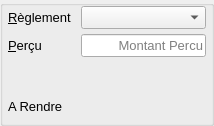
        <widget class="QGroupBox" name="gbox_amount_">
         <property name="sizePolicy">
          <sizepolicy hsizetype="Preferred" vsizetype="Preferred">
           <horstretch>0</horstretch>
           <verstretch>0</verstretch>
          </sizepolicy>
         </property>
         <property name="font">
          <font>
           <pointsize>10</pointsize>
          </font>
         </property>
         <property name="title">
          <string notr="true"/>
         </property>
         <property name="alignment">
          <set>Qt::AlignRight|Qt::AlignTrailing|Qt::AlignVCenter</set>
         </property>
         <property name="flat">
          <bool>false</bool>
         </property>
         <property name="checkable">
          <bool>false</bool>
         </property>
         <property name="checked">
          <bool>false</bool>
         </property>
         <layout class="QFormLayout" name="formLayout">
          <property name="labelAlignment">
           <set>Qt::AlignLeading|Qt::AlignLeft|Qt::AlignVCenter</set>
          </property>
          <property name="formAlignment">
           <set>Qt::AlignRight|Qt::AlignTop|Qt::AlignTrailing</set>
          </property>
          <property name="horizontalSpacing">
           <number>10</number>
          </property>
          <property name="verticalSpacing">
           <number>5</number>
          </property>
          <property name="leftMargin">
           <number>5</number>
          </property>
          <property name="topMargin">
           <number>0</number>
          </property>
          <property name="rightMargin">
           <number>5</number>
          </property>
          <property name="bottomMargin">
           <number>0</number>
          </property>
          <item row="0" column="0">
           <widget class="QLabel" name="lbl_devise_">
            <property name="font">
             <font>
              <pointsize>10</pointsize>
             </font>
            </property>
            <property name="autoFillBackground">
             <bool>false</bool>
            </property>
            <property name="text">
             <string>&amp;Règlement</string>
            </property>
            <property name="alignment">
             <set>Qt::AlignLeading|Qt::AlignLeft|Qt::AlignVCenter</set>
            </property>
            <property name="buddy">
             <cstring>cbox_devise_</cstring>
            </property>
           </widget>
          </item>
          <item row="0" column="1">
           <widget class="QComboBox" name="cbox_devise_">
            <property name="enabled">
             <bool>true</bool>
            </property>
            <property name="sizePolicy">
             <sizepolicy hsizetype="Expanding" vsizetype="Fixed">
              <horstretch>0</horstretch>
              <verstretch>0</verstretch>
             </sizepolicy>
            </property>
            <property name="maximumSize">
             <size>
              <width>16777215</width>
              <height>23</height>
             </size>
            </property>
            <property name="toolTip">
             <string>Définir le mode de réglement</string>
            </property>
            <property name="editable">
             <bool>false</bool>
            </property>
            <property name="currentText">
             <string/>
            </property>
            <property name="currentIndex">
             <number>-1</number>
            </property>
            <property name="sizeAdjustPolicy">
             <enum>QComboBox::AdjustToContents</enum>
            </property>
           </widget>
          </item>
          <item row="1" column="0">
           <widget class="QLabel" name="lbl_percu_">
            <property name="font">
             <font>
              <pointsize>10</pointsize>
             </font>
            </property>
            <property name="text">
             <string>&amp;Perçu</string>
            </property>
            <property name="alignment">
             <set>Qt::AlignLeading|Qt::AlignLeft|Qt::AlignVCenter</set>
            </property>
            <property name="buddy">
             <cstring>ledit_percu_</cstring>
            </property>
           </widget>
          </item>
          <item row="1" column="1">
           <widget class="CurrencyEdit" name="ledit_percu_">
            <property name="sizePolicy">
             <sizepolicy hsizetype="Expanding" vsizetype="Fixed">
              <horstretch>0</horstretch>
              <verstretch>0</verstretch>
             </sizepolicy>
            </property>
            <property name="minimumSize">
             <size>
              <width>0</width>
              <height>0</height>
             </size>
            </property>
            <property name="maximumSize">
             <size>
              <width>16777215</width>
              <height>25</height>
             </size>
            </property>
            <property name="font">
             <font>
              <pointsize>10</pointsize>
             </font>
            </property>
            <property name="toolTip">
             <string>Entrer le montant percu du Client</string>
            </property>
            <property name="layoutDirection">
             <enum>Qt::LeftToRight</enum>
            </property>
            <property name="inputMethodHints">
             <set>Qt::ImhPreferNumbers</set>
            </property>
            <property name="text">
             <string/>
            </property>
            <property name="cursorPosition">
             <number>0</number>
            </property>
            <property name="alignment">
             <set>Qt::AlignRight|Qt::AlignTrailing|Qt::AlignVCenter</set>
            </property>
            <property name="readOnly">
             <bool>false</bool>
            </property>
            <property name="placeholderText">
             <string>Montant Percu</string>
            </property>
            <property name="clearButtonEnabled">
             <bool>false</bool>
            </property>
           </widget>
          </item>
          <item row="2" column="0">
           <widget class="QLabel" name="lbl_a_rendre_">
            <property name="minimumSize">
             <size>
              <width>0</width>
              <height>30</height>
             </size>
            </property>
            <property name="font">
             <font>
              <pointsize>10</pointsize>
             </font>
            </property>
            <property name="text">
             <string>A Rendre</string>
            </property>
            <property name="alignment">
             <set>Qt::AlignBottom|Qt::AlignLeading|Qt::AlignLeft</set>
            </property>
           </widget>
          </item>
          <item row="2" column="1">
           <widget class="QLabel" name="lbl_a_rendre_valeur_">
            <property name="sizePolicy">
             <sizepolicy hsizetype="Expanding" vsizetype="Preferred">
              <horstretch>0</horstretch>
              <verstretch>0</verstretch>
             </sizepolicy>
            </property>
            <property name="minimumSize">
             <size>
              <width>0</width>
              <height>30</height>
             </size>
            </property>
            <property name="font">
             <font>
              <pointsize>40</pointsize>
             </font>
            </property>
            <property name="layoutDirection">
             <enum>Qt::LeftToRight</enum>
            </property>
            <property name="autoFillBackground">
             <bool>false</bool>
            </property>
            <property name="styleSheet">
             <string notr="true">color: rgb(255, 0, 0);</string>
            </property>
            <property name="lineWidth">
             <number>0</number>
            </property>
            <property name="text">
             <string/>
            </property>
            <property name="scaledContents">
             <bool>true</bool>
            </property>
            <property name="alignment">
             <set>Qt::AlignRight|Qt::AlignTrailing|Qt::AlignVCenter</set>
            </property>
           </widget>
          </item>
         </layout>
        </widget>
